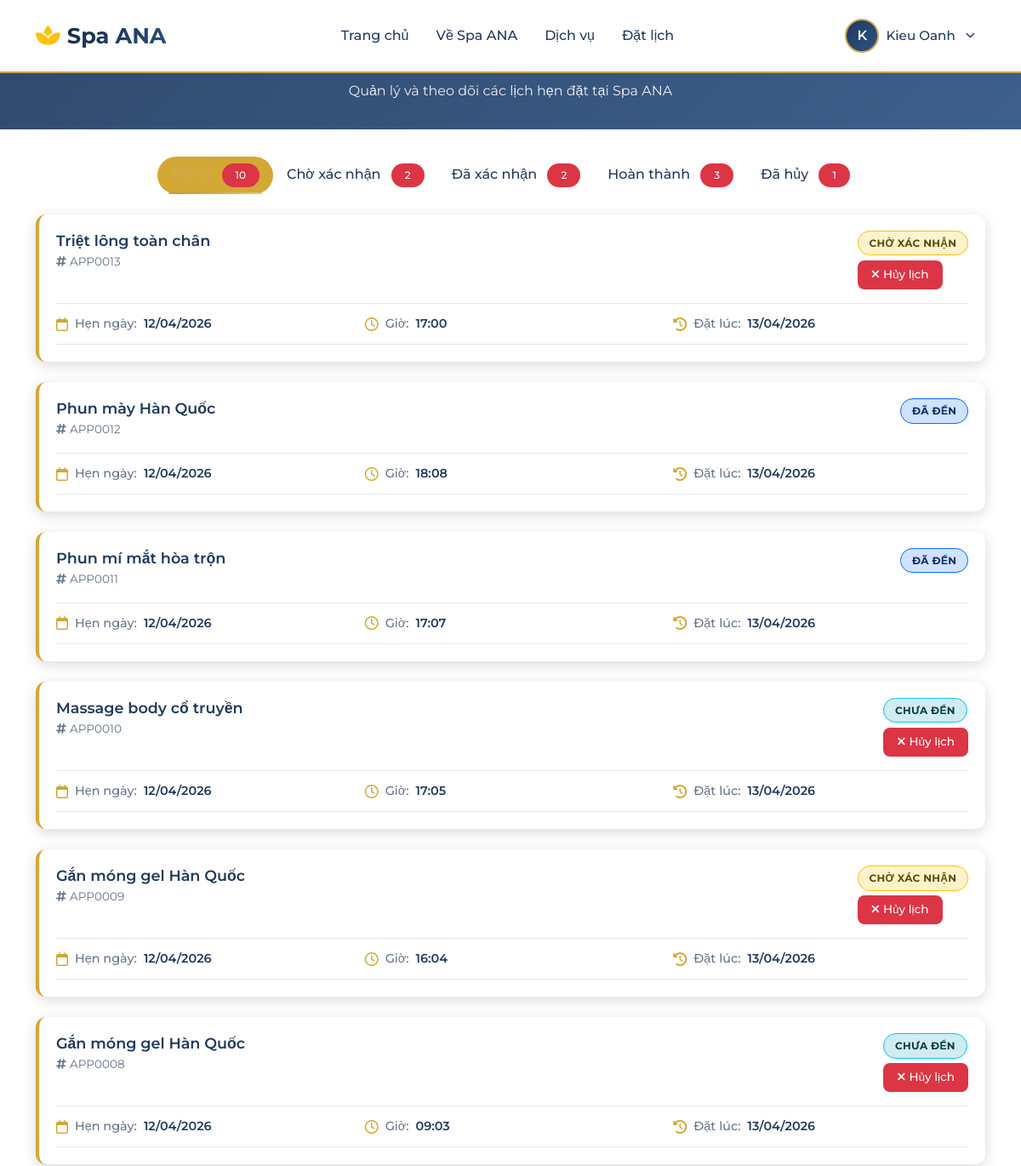
The app's page /lich-hen-cua-toi/ (signed in, upper part), older data.
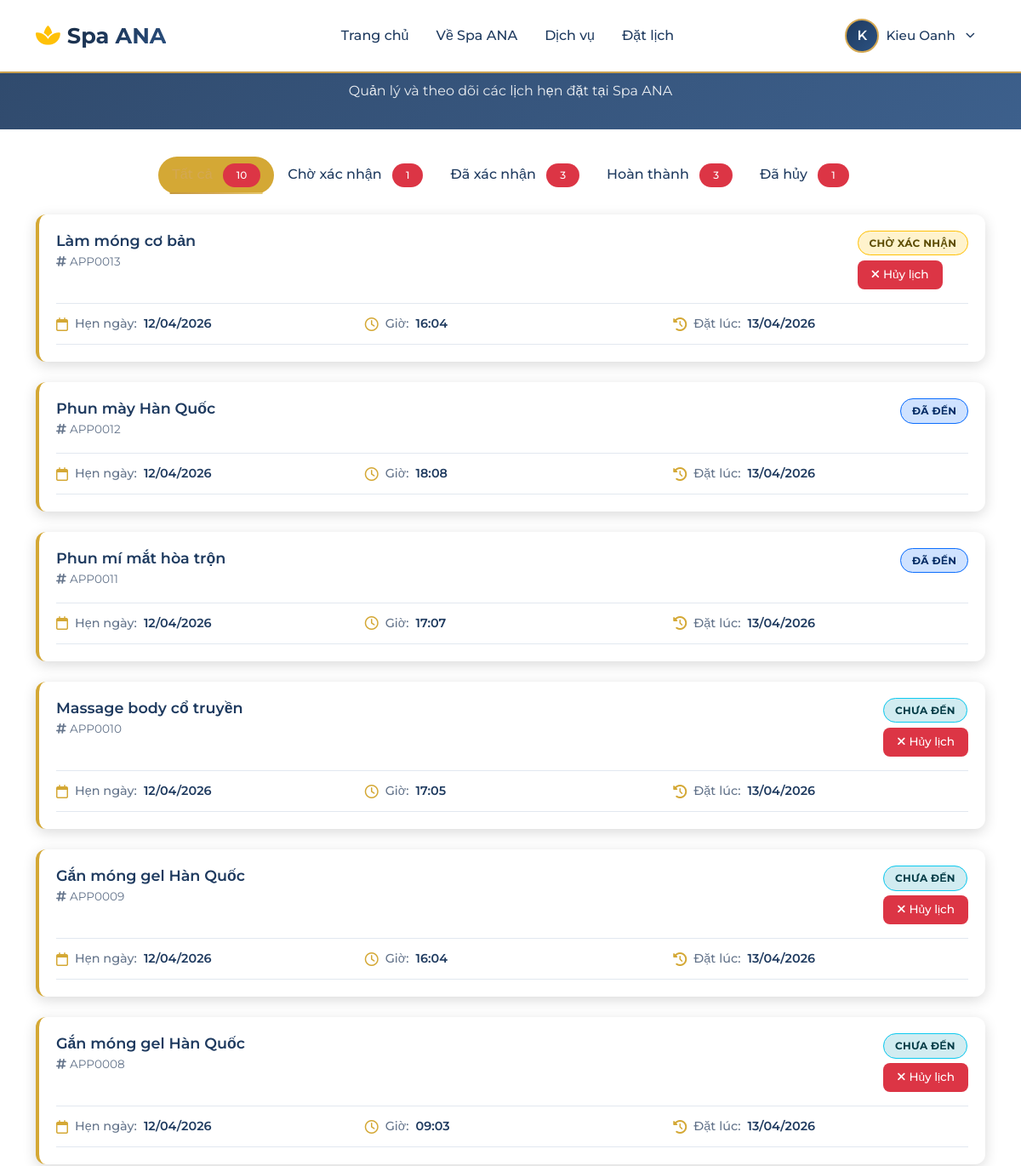
The same page, newer data.
### appointments/models.py (models this page shows, shortened)
class Appointment(models.Model):
    STATUS_CHOICES = [
        ('pending', 'Chờ xác nhận'),
        ('not_arrived', 'Chưa đến'),
        ('arrived', 'Đã đến'),
        ('completed', 'Đã hoàn thành'),
        ('cancelled', 'Đã hủy'),
    ]
    PAYMENT_STATUS_CHOICES = [
        ('unpaid', 'Chưa thanh toán'),
        ('partial', 'Thanh toán một phần'),
        ('paid', 'Đã thanh toán'),
    ]
    SOURCE_CHOICES = [
        ('web', 'Khách đặt online'),
        ('admin', 'Lễ tân tạo'),
    ]
    appointment_code = models.CharField(
        max_length=20,
        unique=True,
        editable=False,
        blank=True,
        verbose_name='Mã lịch hẹn',
        help_text='Mã tự sinh: APP + số thứ tự'
    )
    customer = models.ForeignKey(
        'accounts.CustomerProfile',
        on_delete=models.CASCADE,
        related_name='appointments',
        verbose_name='Khách hàng'
    )
    service = models.ForeignKey(
        'spa_services.Service',
        on_delete=models.CASCADE,
        verbose_name='Dịch vụ'
    )
    room = models.ForeignKey(
        'appointments.Room',
        on_delete=models.SET_NULL,
        null=True,
        blank=True,
        verbose_name='Phòng'
    )
    appointment_date = models.DateField(
        verbose_name='Ngày hẹn',
        db_index=True,  # INDEX: Filter theo ngày - quan trọng nhất
    )
    appointment_time = models.TimeField(
        verbose_name='Giờ bắt đầu'
    )
    end_time = models.TimeField(
        null=True,
        blank=True,
        verbose_name='Giờ kết thúc'
    )
    duration_minutes = models.PositiveIntegerField(
        null=True,
        blank=True,
        verbose_name='Thời lượng (phút)'
    )
    guests = models.PositiveIntegerField(
        default=1,
        verbose_name='Số khách',
        help_text='Số lượng khách tham gia dịch vụ'
    )
    status = models.CharField(
        max_length=20,
        choices=STATUS_CHOICES,
        default='pending',
        verbose_name='Trạng thái',
        db_index=True,  # INDEX: Filter theo trạng thái
    )
    payment_status = models.CharField(
        max_length=20,
        choices=PAYMENT_STATUS_CHOICES,
        default='unpaid',
        verbose_name='Trạng thái thanh toán'
    )
    source = models.CharField(
        max_length=10,
        choices=SOURCE_CHOICES,
        default='web',
        verbose_name='Nguồn đặt lịch'
    )
    notes = models.TextField(
        blank=True,
        verbose_name='Ghi chú của khách hàng'
    )
    staff_notes = models.TextField(
        blank=True,
        verbose_name='Ghi chú của nhân viên'
    )
    created_by = models.ForeignKey(
        User,
        on_delete=models.SET_NULL,
        null=True,
        blank=True,
        related_name='appointments_created',
        verbose_name='Người tạo'
    )
    created_at = models.DateTimeField(
        auto_now_add=True,
        verbose_name='Ngày đặt lịch'
    )
    updated_at = models.DateTimeField(
        auto_now=True,
        verbose_name='Cập nhật lần cuối'
    )
    class Meta:
        verbose_name = 'Lịch hẹn'
        verbose_name_plural = 'Lịch hẹn'
        ordering = ['-appointment_date', '-appointment_time']
        indexes = [
            models.Index(fields=['appointment_code'], name='appt_code_idx'),
            models.Index(fields=['customer', 'appointment_date'], name='appt_customer_date_idx'),
            models.Index(fields=['status', 'appointment_date'], name='appt_status_date_idx'),
            models.Index(fields=['room', 'appointment_date'], name='appt_room_date_idx'),
            models.Index(fields=['source', 'status'], name='appt_source_status_idx'),
            models.Index(fields=['appointment_date', 'appointment_time'], name='appt_datetime_idx'),
            models.Index(fields=['-created_at'], name='appt_created_idx'),
        ]
        constraints = [
            models.CheckConstraint(
                check=models.Q(guests__gte=1),
                name='appointment_guests_at_least_one'
            ),
        ]

### spa_services/models.py (models this page shows, shortened)
class Service(models.Model):
    CATEGORY_CHOICES = [
        ('skincare', 'Chăm sóc da'),
        ('massage', 'Massage'),
        ('tattoo', 'Phun thêu'),
        ('hair', 'Triệt lông'),
        ('nails', 'Làm móng'),
        ('other', 'Khác'),
    ]
    STATUS_CHOICES = [
        ('active', 'Đang hoạt động'),
        ('inactive', 'Ngừng hoạt động'),
    ]
    CATEGORY_MAP = {
        '1': 'skincare',
        '2': 'massage',
        '3': 'tattoo',
        '4': 'hair',
    }
    CATEGORY_DISPLAY_MAP = {
        'skincare': 1,
        'massage': 2,
        'tattoo': 3,
        'hair': 4,
        'nails': 5,
        'other': 6,
    }
    code = models.CharField(
        max_length=20,
        unique=True,
        null=True,
        blank=True,
        verbose_name='Mã dịch vụ',
        help_text='Mã dịch vụ tự sinh (DV0001, DV0002, ...)'
    )
    name = models.CharField(
        max_length=200,
        verbose_name='Tên dịch vụ',
        help_text='Tên dịch vụ, tối đa 200 ký tự'
    )
    slug = models.SlugField(
        max_length=250,
        unique=True,
        verbose_name='Slug',
        help_text='URL thân thiện cho SEO'
    )
    category = models.CharField(
        max_length=20,
        choices=CATEGORY_CHOICES,
        default='skincare',
        verbose_name='Danh mục',
        db_index=True,  # INDEX: Filter theo danh mục rất hay dùng
    )
    short_description = models.CharField(max_length=300, blank=True, verbose_name='Mô tả ngắn')
    description = models.TextField(verbose_name='Mô tả chi tiết')
    price = models.DecimalField(
        max_digits=10,
        decimal_places=0,
        validators=[MinValueValidator(0)],
        verbose_name='Giá (VNĐ)'
    )
    duration_minutes = models.PositiveIntegerField(
        verbose_name='Thời lượng (phút)',
        help_text='Thời gian thực hiện dịch vụ (phút)'
    )
    status = models.CharField(
        max_length=20,
        choices=STATUS_CHOICES,
        default='active',
        verbose_name='Trạng thái',
        db_index=True,  # INDEX: Filter active/inactive
    )
    image = models.ImageField(upload_to='services/', null=True, blank=True, verbose_name='Hình ảnh')
    is_active = models.BooleanField(default=True, verbose_name='Đang hoạt động')
    created_by = models.ForeignKey(
        User,
        on_delete=models.SET_NULL,
        null=True,
        blank=True,
        related_name='services_created',
        verbose_name='Người tạo'
    )
    updated_by = models.ForeignKey(
        User,
        on_delete=models.SET_NULL,
        null=True,
        blank=True,
        related_name='services_updated',
        verbose_name='Người cập nhật'
    )
    created_at = models.DateTimeField(auto_now_add=True, verbose_name='Ngày tạo')
    updated_at = models.DateTimeField(auto_now=True, verbose_name='Cập nhật lần cuối')
    class Meta:
        verbose_name = 'Dịch vụ'
        verbose_name_plural = 'Dịch vụ'
        ordering = ['-created_at']
        indexes = [
            models.Index(fields=['slug'], name='service_slug_idx'),
            models.Index(fields=['is_active'], name='service_active_idx'),
            models.Index(fields=['code'], name='service_code_idx'),
            models.Index(fields=['-created_at'], name='service_created_idx'),
            models.Index(fields=['name'], name='service_name_idx'),
            models.Index(fields=['category', 'status'], name='service_category_status_idx'),
        ]
        constraints = [
            models.CheckConstraint(
                check=models.Q(price__gte=0),
                name='service_price_non_negative'
            ),
            models.CheckConstraint(
                check=models.Q(duration_minutes__gt=0),
                name='service_duration_positive'
            ),
        ]

### appointments/views.py (the view)
# urls.py: path('lich-hen-cua-toi/', views.my_appointments, name='my_appointments'),
@login_required
def my_appointments(request):
    try:
        customer_profile = request.user.customer_profile
        status_filter = request.GET.get('status', 'all')
        appointments = customer_profile.appointments.all()
        if status_filter != 'all':
            appointments = appointments.filter(status=status_filter)
        appointments = appointments.order_by('-created_at')
        status_counts = {}
        for status_choice, _ in Appointment.STATUS_CHOICES:
            status_counts[status_choice] = customer_profile.appointments.filter(
                status=status_choice
            ).count()
        status_counts['all'] = customer_profile.appointments.count()
    except CustomerProfile.DoesNotExist:
        appointments = Appointment.objects.none()
        status_counts = {}
        status_filter = 'all'
    return render(request, 'appointments/my_appointments.html', {
        'appointments': appointments,
        'status_filter': status_filter,
        'status_counts': status_counts,
    })

### templates/appointments/my_appointments.html (shortened to what the changed rows need)
{% extends 'spa/base.html' %}
{% block content %}
<section class="page-header">
    <div class="container">
        <h1>Lịch Hẹn Của Tôi</h1>
    </div>
</section>
<section class="appointments-section">
    <div class="container">
        <ul class="nav nav-pills justify-content-center mb-4">
            <li class="nav-item">
                <a class="nav-link {% if status_filter == 'pending' %}active{% endif %}" href="?status=pending">
                    Chờ xác nhận
                    {% if status_counts.pending > 0 %}
                    <span class="badge bg-danger rounded-pill ms-2">{{ status_counts.pending }}</span>
                    {% endif %}
                </a>
            </li>
            <li class="nav-item">
                <a class="nav-link {% if status_filter == 'not_arrived' %}active{% endif %}" href="?status=not_arrived">
                    Đã xác nhận
                    {% if status_counts.not_arrived > 0 %}
                    <span class="badge bg-danger rounded-pill ms-2">{{ status_counts.not_arrived }}</span>
                    {% endif %}
                </a>
            </li>
        </ul>
        {% if appointments %}
        <div class="row">
            {% for appointment in appointments %}
            <div class="col-12">
                <div class="appointment-card">
                    <div class="card-header-section">
                        <div class="service-info">
                            <h5>{{ appointment.service.name }}</h5>
                            <div class="code">
                                <i class="fas fa-hashtag me-1"></i>{{ appointment.appointment_code }}
                            </div>
                        </div>
                        <div class="status-section">
                            <span class="status-badge status-{{ appointment.status }}">
                                {{ appointment.get_status_display }}
                            </span>
                            {% if appointment.status == 'pending' or appointment.status == 'not_arrived' %}
                            <form method="post"
                                  action="{% url 'appointments:cancel_appointment' appointment.id %}"
                                  onsubmit="return confirm('Bạn có chắc muốn hủy lịch hẹn này?');">
                                <button type="submit" class="btn-cancel">
                                    <i class="fas fa-times me-1"></i>Hủy lịch
                                </button>
                            </form>
                            {% endif %}
                        </div>
                    </div>
                    <div class="card-details">
                        <div class="detail-item">
                            <i class="far fa-calendar"></i>
                            <span class="label">Hẹn ngày:</span>
                            <span class="value">{{ appointment.appointment_date|date:"d/m/Y" }}</span>
                        </div>
                        <div class="detail-item">
                            <i class="far fa-clock"></i>
                            <span class="label">Giờ:</span>
                            <span class="value">{{ appointment.appointment_time|time:"H:i" }}</span>
                        </div>
                        <div class="detail-item">
                            <i class="fas fa-history"></i>
                            <span class="label">Đặt lúc:</span>
                            <span class="value">{{ appointment.created_at|date:"d/m/Y" }}</span>
                        </div>
                    </div>
                </div>
            </div>
            {% endfor %}
        </div>
        {% endif %}
    </div>
</section>
{% endblock %}

Row changes from the older to the newer data that the page shows:
removed Appointment: service.name "Triệt lông toàn chân", appointment_code "APP0013", status "CHỜ XÁC NHẬN", shows "Hủy lịch", appointment_date "12/04/2026", appointment_time "17:00", created_at "13/04/2026"
added Appointment: service.name "Làm móng cơ bản", appointment_code "APP0013", status "CHỜ XÁC NHẬN", shows "Hủy lịch", appointment_date "12/04/2026", appointment_time "16:04", created_at "13/04/2026"
changed Appointment "APP0009": status "CHỜ XÁC NHẬN" → "CHƯA ĐẾN"
Text that changed along with them:
{{ status_counts.pending }}: "2" → "1"
{{ status_counts.not_arrived }}: "2" → "3"
